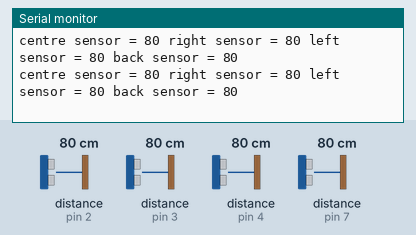
The sketch below on a simulated Arduino Uno, built with avr-gcc and run on an emulated ATmega328P. Parts: the last lines printed to the serial monitor. The inputs (shaded band) are chosen by the test bench; at power-on: distance to the obstacle (sensors on pin 2, pin 3, pin 4, pin 7) 80 cm. The echo pulse lasts 58.3 µs per cm.

Above: at 1.8 s.
1.9 s: distance to the obstacle (sensor on pin 2) set to 2 cm
At 2.7 s:
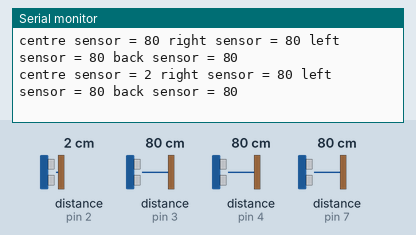
3.4 s: distance to the obstacle (sensor on pin 3) set to 2 cm
At 4.5 s:
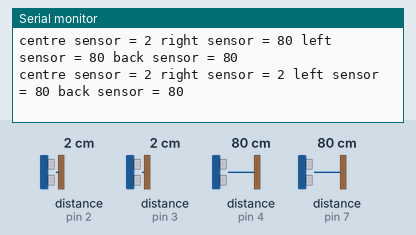
4.9 s: distance to the obstacle (sensor on pin 4) set to 2 cm
At 5.7 s:
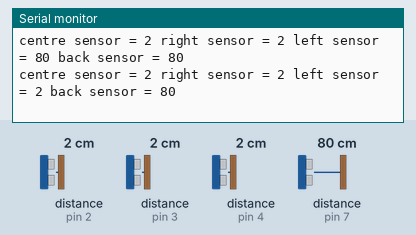
6.4 s: distance to the obstacle (sensor on pin 7) set to 2 cm
At 7.7 s:
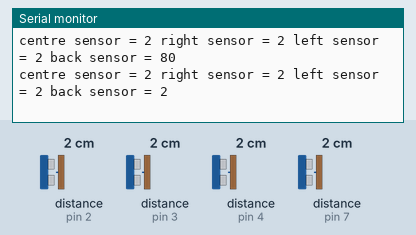
7.9 s: distance to the obstacle (sensor on pin 2) set to 4 cm
At 8.9 s:
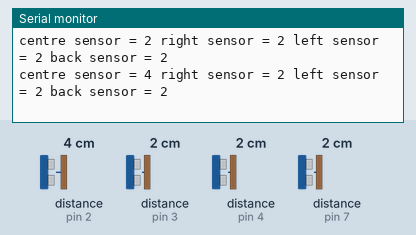
9.4 s: distance to the obstacle (sensor on pin 3) set to 4 cm
At 10.8 s:
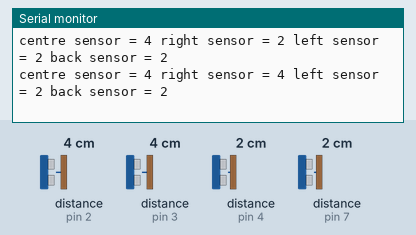
Timing chart, 0 to 11.9 s (numbered marks = the images above; inputs shaded):
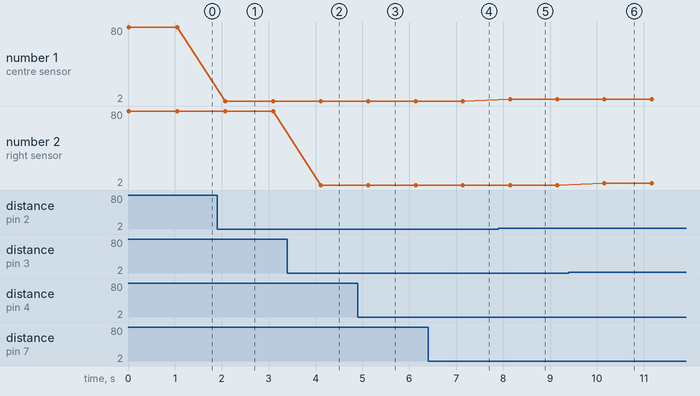

The sketch:

sensor_test.ino
```cpp
//setting definitios for sensor pins and trigger pins
#define centre_sensor 2
#define right_sensor 3
#define left_sensor 4
#define centre_sensor_trig 10
#define right_sensor_trig 12
#define left_sensor_trig 13
#define back_sensor 7
#define back_sensor_trig 8

unsigned short sensor1, sensor2, sensor3, sensor4;

void setup() {
  Serial.begin(9600);

  //set sensor and trigger pins
  pinMode(centre_sensor, INPUT);
  pinMode(centre_sensor_trig, OUTPUT);
  digitalWrite(centre_sensor_trig, LOW);

  pinMode(right_sensor, INPUT);
  pinMode(right_sensor_trig, OUTPUT);
  digitalWrite(right_sensor_trig, LOW);

  pinMode(left_sensor, INPUT);
  pinMode(left_sensor_trig, OUTPUT);
  digitalWrite(left_sensor_trig, LOW);

  pinMode(back_sensor, INPUT);
  pinMode(back_sensor_trig, OUTPUT);
  digitalWrite(back_sensor_trig, LOW);
}

void loop() {
  //read and display sensor readings
  read_sensor();
  Serial.print("centre sensor = ");
  Serial.print(sensor1);

  Serial.print(" right sensor = ");
  Serial.print(sensor2);

  Serial.print(" left sensor = ");
  Serial.print(sensor3);

  Serial.print(" back sensor = ");
  Serial.println(sensor4);
  delay(1000);
  // put your main code here, to run repeatedly:

}

void read_sensor () {
  //trigger and read the centre sensor
  digitalWrite(centre_sensor_trig, HIGH);
  delayMicroseconds(21);
  digitalWrite(centre_sensor_trig, LOW);
  sensor1 = pulseIn(centre_sensor, HIGH);
  sensor1 = sensor1 / 58;

  //trigger and read the right sensor
  digitalWrite(right_sensor_trig, HIGH);
  delayMicroseconds(21);
  digitalWrite(right_sensor_trig, LOW);
  sensor2 = pulseIn(right_sensor, HIGH);
  sensor2 = sensor2 / 58;

  //trigger and read the left sensor
  digitalWrite(left_sensor_trig, HIGH);
  delayMicroseconds(21);
  digitalWrite(left_sensor_trig, LOW);
  sensor3 = pulseIn(left_sensor, HIGH);
  sensor3 = sensor3 / 58;

  //trigger and read the back sensor
  digitalWrite(back_sensor_trig, HIGH);
  delayMicroseconds(21);
  digitalWrite(back_sensor_trig, LOW);
  sensor4 = pulseIn(back_sensor, HIGH);
  sensor4 = sensor4 / 58;

}
```

Measured:
- after the input at 1.9 s, the serial monitor: prints a new line after 0.17 s (image 1)
- after the input at 3.4 s, the serial monitor: prints a new line after 0.71 s (image 2)
- after the input at 4.9 s, the serial monitor: prints a new line after 0.22 s (image 3)
- after the input at 6.4 s, the serial monitor: prints a new line after 0.74 s (image 4)
- after the input at 7.9 s, the serial monitor: prints a new line after 0.25 s (image 5)
- after the input at 9.4 s, the serial monitor: prints a new line after 0.76 s (image 6)
- plotted number 1: 80 → 2 after the input at 1.9 s, 2 → 4 after the input at 7.9 s
